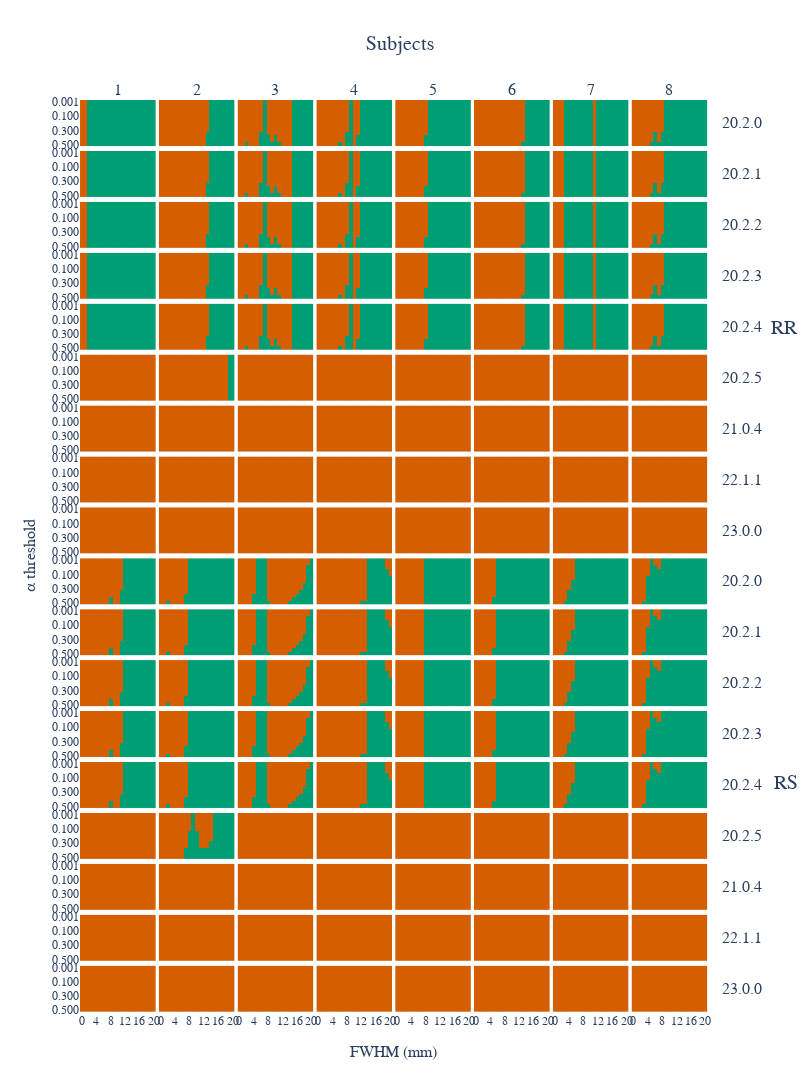

Notebook source saved alongside this figure:
### Code cell
import plotly.graph_objects as go
from plotly.subplots import make_subplots

colorblind_palette = ["#D55E00", "#009E73"]

def rotate_row_titles(fig, row_titles):
    for annotation in fig["layout"]["annotations"]:
        if annotation["text"] in row_titles:
            annotation["textangle"] = 0
            annotation["x"] = 1
            annotation["xref"] = "paper"
            annotation["xanchor"] = "left"
            annotation["yref"] = "paper"
            annotation["yanchor"] = "middle"


def plot_version(df):
    rr = df[df["reference_perturbation"] == "rr"]
    rs = df[df["reference_perturbation"] == "rs"]

    versions = df["target_version"].unique()
    versions.sort()
    indexes = df["Index"].unique()
    indexes.sort()

    column_titles = list(map(str, indexes))
    row_titles = versions.tolist()

    fig = make_subplots(
        rows=2 * versions.size,
        cols=indexes.size,
        column_titles=column_titles,
        row_titles=2 * row_titles,
        shared_xaxes=True,
        shared_yaxes=True,
        x_title="FWHM (mm)",
        y_title="α threshold",
        vertical_spacing=0.005,
        horizontal_spacing=0.005,
    )
    alpha = df["alpha"].unique()
    alpha.sort()
    alpha = np.flip(alpha)

    x = list(map(str, df["reference_fwhm"].unique()))
    y = [f"{alpha:.3f}" for alpha in alpha]

    # Plot RR
    for i, version in enumerate(versions, start=1):
        for j, index in enumerate(indexes, start=1):
            data = rr[(rr["target_version"] == version) & (rr["Index"] == index)]
            fig.add_trace(
                go.Heatmap(
                    z=data.pivot(index="reference_fwhm", columns="alpha", values="pass")
                    .to_numpy()
                    .astype(int)
                    .T,
                    x=x,
                    y=y,
                    colorscale=colorblind_palette,
                    zmin=0,
                    zmax=1,
                    showscale=False,
                ),
                row=i,
                col=j,
            )

    # Plot RS
    for i, version in enumerate(versions, start=1):
        for j, index in enumerate(indexes, start=1):
            data = rs[(rs["target_version"] == version) & (rs["Index"] == index)]
            fig.add_trace(
                go.Heatmap(
                    z=data.pivot(index="reference_fwhm", columns="alpha", values="pass")
                    .to_numpy()
                    .astype(int)
                    .T,
                    x=x,
                    y=y,
                    colorscale=colorblind_palette,
                    zmin=0,
                    zmax=1,
                    showscale=False,
                ),
                row=i + versions.size,
                col=j,
            )

    fig.add_annotation(
        text="RR",
        x=1.125,
        y=0.763,
        xref="paper",
        yref="paper",
        showarrow=False,
        font_size=20,
    )
    fig.add_annotation(
        text="RS",
        x=1.125,
        y=0.238,
        xref="paper",
        yref="paper",
        showarrow=False,
        font_size=20,
    )

    fig.update_layout(coloraxis_showscale=False)
    fig.update_traces(showlegend=False)
    fig.update_coloraxes(showscale=False)
    fig.update_layout(font_family="Serif", showlegend=False)
    rotate_row_titles(fig, row_titles)
    fig.update_layout(
        width=800,
        height=1400,
        title={
            "text": "Subjects",
            "xanchor": "center",
            "x": 0.5,
            "font_size": 20,
        },
    )

    return fig


plot_version(bonferroni)
